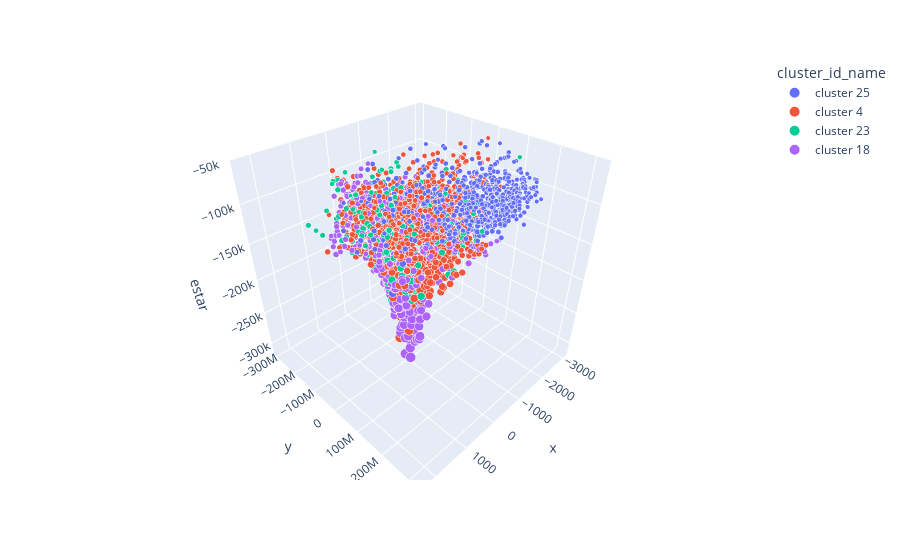

Notebook cell for this chart:
### Code cell
import plotly.express as px

df['vstar'] = np.linalg.norm([df['vxstar'], df['vystar'], df['vzstar']], axis=0)
fig = px.scatter_3d(df, x=(df['jzstar']-df['jrstar']), y=df['jphistar']*df['estar']**1, z=df['estar'],
              color='cluster_id_name', size=np.abs(df['estar']), opacity=1, size_max=10)
fig.show()

### Figure 1 — Plotly figure (JSON) as saved in the notebook; plotly's stock layout.template omitted (floating-point values rounded to 4 significant figures; data arrays with more than 128 entries replaced by an {"elided": "..."} marker saying what was removed)
{"data": [{"hovertemplate": "cluster_id_name=cluster 25<br>x=%{x}<br>y=%{y}<br>estar=%{z}<br>size=%{marker.size}<extra></extra>", "legendgroup": "cluster 25", "marker": {"color": "#636efa", "opacity": 1, "size": {"elided": "752 float values"}, "sizemode": "area", "sizeref": 3125.0, "symbol": "circle"}, "mode": "markers", "name": "cluster 25", "scene": "scene", "showlegend": true, "type": "scatter3d", "x": {"elided": "752 float values"}, "y": {"elided": "752 float values"}, "z": {"elided": "752 float values"}}, {"hovertemplate": "cluster_id_name=cluster 4<br>x=%{x}<br>y=%{y}<br>estar=%{z}<br>size=%{marker.size}<extra></extra>", "legendgroup": "cluster 4", "marker": {"color": "#EF553B", "opacity": 1, "size": {"elided": "1213 float values"}, "sizemode": "area", "sizeref": 3125.0, "symbol": "circle"}, "mode": "markers", "name": "cluster 4", "scene": "scene", "showlegend": true, "type": "scatter3d", "x": {"elided": "1213 float values"}, "y": {"elided": "1213 float values"}, "z": {"elided": "1213 float values"}}, {"hovertemplate": "cluster_id_name=cluster 23<br>x=%{x}<br>y=%{y}<br>estar=%{z}<br>size=%{marker.size}<extra></extra>", "legendgroup": "cluster 23", "marker": {"color": "#00cc96", "opacity": 1, "size": {"elided": "318 float values"}, "sizemode": "area", "sizeref": 3125.0, "symbol": "circle"}, "mode": "markers", "name": "cluster 23", "scene": "scene", "showlegend": true, "type": "scatter3d", "x": {"elided": "318 float values"}, "y": {"elided": "318 float values"}, "z": {"elided": "318 float values"}}, {"hovertemplate": "cluster_id_name=cluster 18<br>x=%{x}<br>y=%{y}<br>estar=%{z}<br>size=%{marker.size}<extra></extra>", "legendgroup": "cluster 18", "marker": {"color": "#ab63fa", "opacity": 1, "size": {"elided": "717 float values"}, "sizemode": "area", "sizeref": 3125.0, "symbol": "circle"}, "mode": "markers", "name": "cluster 18", "scene": "scene", "showlegend": true, "type": "scatter3d", "x": {"elided": "717 float values"}, "y": {"elided": "717 float values"}, "z": {"elided": "717 float values"}}], "layout": {"legend": {"itemsizing": "constant", "title": {"text": "cluster_id_name"}, "tracegroupgap": 0}, "margin": {"t": 60}, "scene": {"domain": {"x": [0, 1], "y": [0, 1]}, "xaxis": {"title": {"text": "x"}}, "yaxis": {"title": {"text": "y"}}, "zaxis": {"title": {"text": "estar"}}}}}
